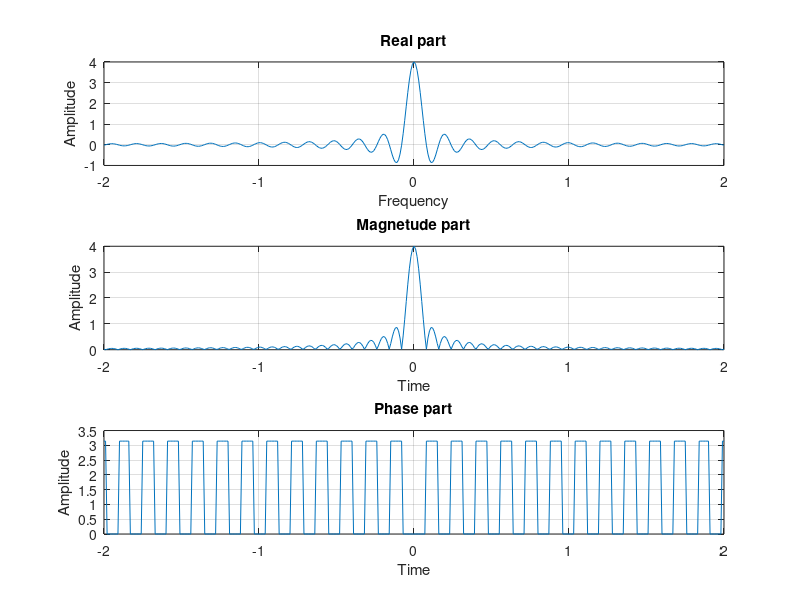

The MATLAB script that drew this image:
f = -2:0.01:2;
x = 4*sinc(4*pi*f);
subplot(3,1,1);
plot(f,x);
xlabel('Frequency');
ylabel('Amplitude');
title('Real part');
grid on;
subplot(3,1,2);
plot(f,abs(x));
xlabel('Time');
ylabel('Amplitude');
title('Magnetude part');
grid on;
subplot(3,1,3);
plot(f,angle(x));
xlabel('Time');
ylabel('Amplitude');
title('Phase part');
grid on;